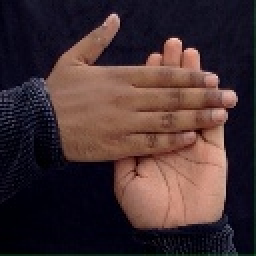
#> input picture 37.jpg, 128 x 128 px (shown 2 times larger)
$ python -i pre_processing.py   (imports and definitions only)
#> lines starting #> are read from the running program, lines starting #| are printed output that depends on the picture; after the words box and inside, x2 and y2 are one past the last pixel; in counts of white or black regions, pixels touching at a corner belong together
import os
import numpy as np
import cv2
from pathlib import Path

# Apply grayscale + blur + adaptive + otsu thresholding
def process_image(path: str, min_value: int = 70) -> 'np.ndarray':
#> called with path = '37.jpg', min_value = 70
    frame = cv2.imread(path)
#> frame is the input picture: shape (128, 128, 3); mean B, G, R 49.9, 48, 67.3
    gray = cv2.cvtColor(frame, cv2.COLOR_BGR2GRAY)
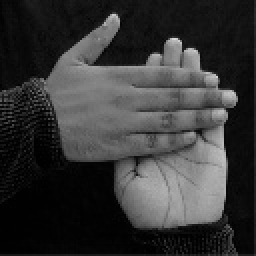
#> gray: shape (128, 128) (shown 2 times larger); min 0, max 217, mean 54
    blur = cv2.GaussianBlur(gray, (5, 5), 2)
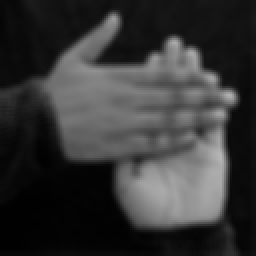
#> blur: shape (128, 128) (shown 2 times larger); min 1, max 182, mean 53.9
    th3 = cv2.adaptiveThreshold(
        blur, 255, cv2.ADAPTIVE_THRESH_GAUSSIAN_C,
        cv2.THRESH_BINARY_INV, 11, 2
    )
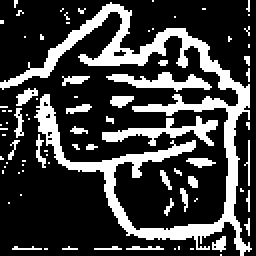
#> th3: shape (128, 128) (shown 2 times larger); 25% white; 82 white regions (64 under 20 px), largest, box (x1, y1, x2, y2) and area: (0, 1, 126, 128) 2752, (51, 58, 109, 73) 309, (53, 36, 106, 46) 240
    _, res = cv2.threshold(
        th3, min_value, 255,
        cv2.THRESH_BINARY_INV + cv2.THRESH_OTSU
    )
    return res

# Input: colored images downloaded from Kaggle
#data for training change it to your dataset
input_path = Path("data_collect")
output_path = Path("output2") #data for model
train_path = output_path / "train"
test_path = output_path / "test"

# Create required output directories
# [2 lines not run here, left out]

# Track stats
total, train_count, test_count = 0, 0, 0

# Process each folder (A-Z, 0-9)
# [32 lines not run here, left out]

>>> result = process_image('37.jpg')
